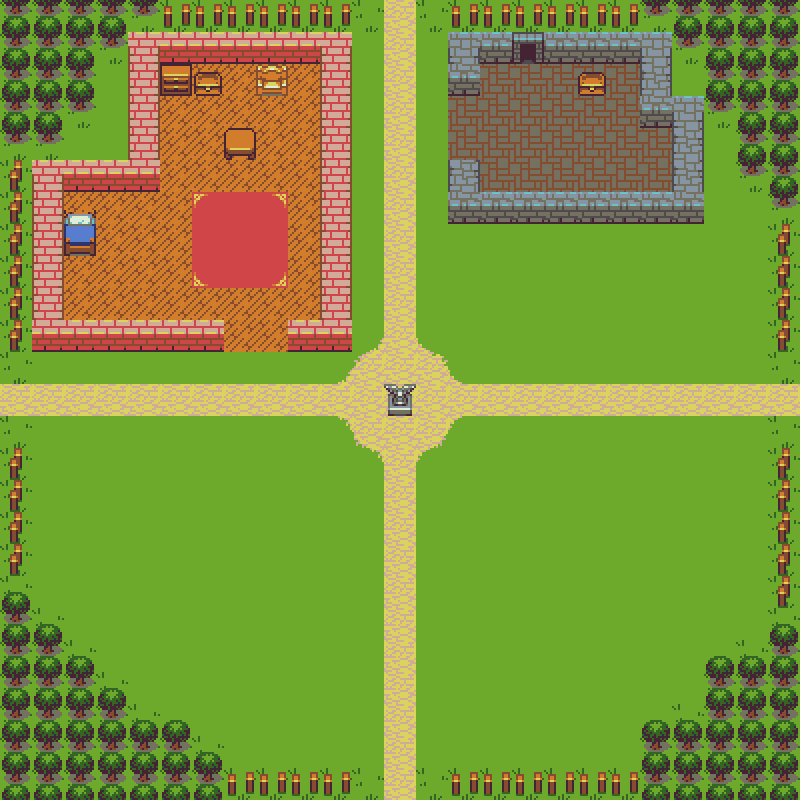

The image is a tile-based game level rendered from a .tmx file. Its description and source (layers, tilesets, objects; grid data summarised) follow:
An orthogonal 25x25 tile map with 32x32 px tiles, 5 tile layers (baseLayer, subGroundLayer, superGroundLayer, subCollisionLayer, ...).

<map version="1.0" orientation="orthogonal" renderorder="right-down" width="25" height="25" tilewidth="32" tileheight="32" nextobjectid="18">
 <tileset firstgid="1" name="tiny32" tilewidth="32" tileheight="32" tilecount="256">
  <image source="../images/tiny32.png" width="512" height="512" />
 </tileset>
 <layer name="baseLayer" width="25" height="25">
  <data>[625 cells, 625 non-empty, 9 distinct tile ids]</data>
 </layer>
 <layer name="subGroundLayer" width="25" height="25">
  <data>[625 cells, 61 non-empty, 9 distinct tile ids]</data>
 </layer>
 <layer name="superGroundLayer" width="25" height="25">
  <data>[625 cells, 0 non-empty, 0 distinct tile ids]</data>
 </layer>
 <layer name="subCollisionLayer" width="25" height="25">
  <data>[625 cells, 182 non-empty, 19 distinct tile ids]</data>
 </layer>
 <layer name="superCollisionLayer" width="25" height="25">
  <data>[625 cells, 79 non-empty, 1 distinct tile ids]</data>
 </layer>
</map>
